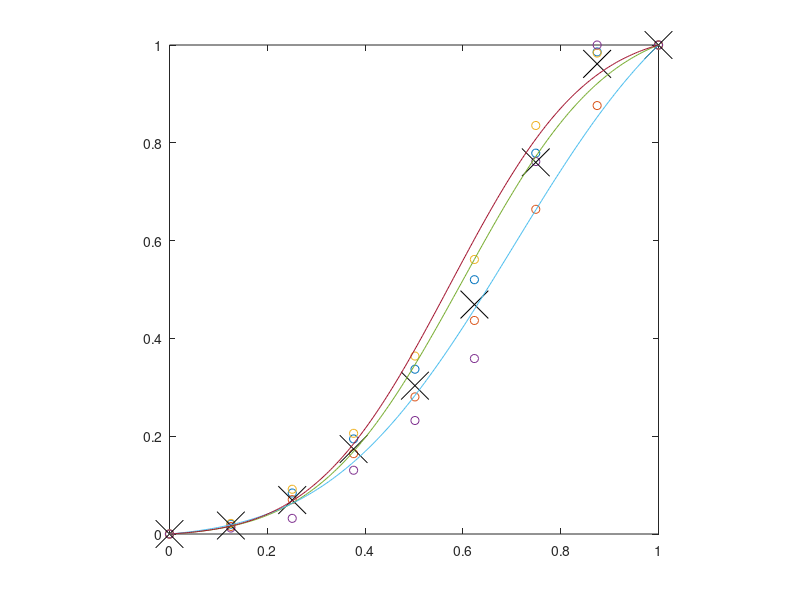
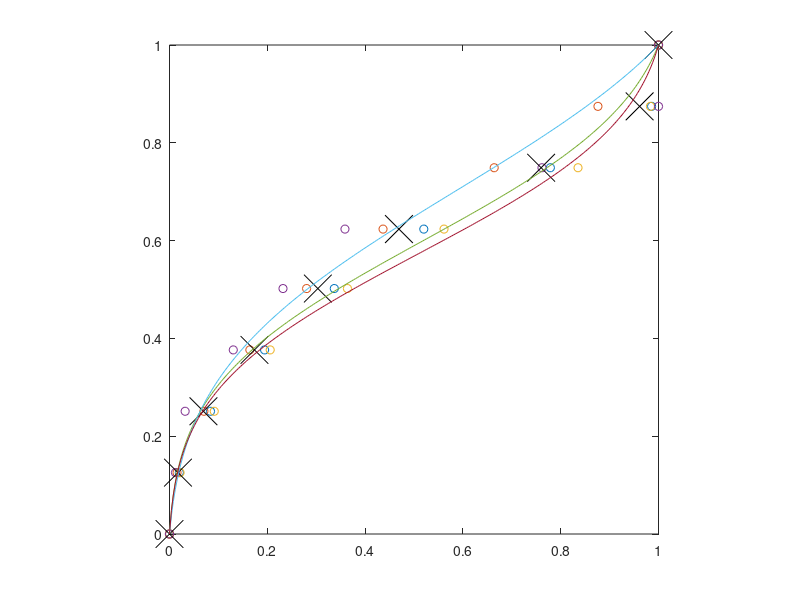

Write the MATLAB code that produced these figures, in order.
function process_14032014_scanner;% calibration taken on PR650 luminometer, 01/Dec/2010, for new long cablex = fliplr([255 223 191 159 128 96 64 32 0])'./255;% yi = [NaN   NaN      NaN     NaN;...%       4.65    8.04      4.17     NaN;...%       12.1    36.9      8.09     49.9;...%       25.4    97.2      17.0     131;...%       45.0    186       29.5     252;...%       63.6    273       41.6     372;...  %       85.8    381       56.5     560;...%       114     536       75.6     712;...%       147     793       99.8     1022];% % yi = [6.6   6.6      6.6     6.6;...%       8.4    10.7      8.26     14.1;...%       22.3    45.9      16     70.8;...%       59    146      36     225;...%       129    368       75     551;...%       218    656       121     956;...  %       280    1007       178     1453;...%       363     1613       250     2078;...%       437     2316       296     3018];      yi = [1.48    1.48    1.48    1.48;...      5.74  37.2    4.11    53.3;...      19.3  164     12.6    137;...      42.8  381     26.5    554;...      73.1  649     45.7    985;...      112   1010    69.7    1522;...        167   1535    103     3229;...      211   2025   121     4239;...      214   2311        123 4239];  % d = sum(yi(:,[1:3]),2)-yi(:,4); % diff RGB - white% d = median(d(3:end));% yi(1,:) = d./3; % RGB is higher due to 3x black leakage% yi(2,4) = sum(yi(2,1:3))-d;y = yi;%       % % interp NaN assume similar curves% Yint = yi;% %Yint(:,[2 4])=0;% for n=2%     X = [yi(:,n) zeros(size(yi(:,1)))];%     Y = yi(:,2);%     B = pinv(X(2:9,:))*Y(2:9);%     Yint(:,1) = Yint(:,1)+(X*B)./2;% end% % % % replace only iffy values% y = yi;% %y(8:9,2) = Yint(8:9,2);y = y-mean(yi(1,:));y = y ./ (ones(size(y,1),1)*max(y));% precision = bitsbits = 8;ngamma = 2.^bits;% fitxint = linspace(0,1,ngamma)';for n=1:3,    p{n} = fminsearch(@(a) cumgaussfit(a,x,y(:,n)),[0.5 0.2]');    yint(:,n) = cumulativegaussian(xint,p{n}(1),p{n}(2));    yint(:,n)=yint(:,n)-min(yint(:,n));    yint(:,n)=yint(:,n)./max(yint(:,n));end% invertcmapMax = ngamma-1;gamma = zeros(cmapMax+1,3);precise = (0:0.01:cmapMax)'/cmapMax; for jj = 1:3	tmp = cumulativegaussian(precise,p{jj}(1),p{jj}(2));    tmp = tmp-min(tmp); tmp = tmp./max(tmp);	for ii=0:cmapMax;		[junk placetmp] = min(abs(ii/cmapMax-tmp));		gamma(ii+1,jj) = precise(placetmp);	endendgamma(gamma>1)=1;gamma(gamma<0)=0;% plot gammafigure(1);clf;X = [0:255]'./255;plot(x,y,'o');hold on;plot(x,mean(y,2),'kx','MarkerSize',20);hold on;plot(xint,yint);axis([0 1 0 1]);axis square;% plot inverted gammafigure(2);clf;plot(y,x,'o');hold on;plot(mean(y,2),x,'kx','MarkerSize',20);hold on;plot(xint,gamma);axis([0 1 0 1]);axis square;yint(yint>1)=1;yint(yint<0)=0;gammaTable = round(gamma.*cmapMax);gamma = gammaTable./(ngamma-1);save('gamma.mat','gamma','gammaTable');returnfunction [e]=cumgaussfit(p,x,y)f=cumulativegaussian(x,p(1),p(2));f=f-min(f);f=f./max(f);e=norm(y-f);returnfunction y = cumulativegaussian(x,mu,sigma)y = 0.5 * erfc( (mu - x) ./ (sigma * sqrt(2)));y(y<0) = 0;y(y>1) = 1;return